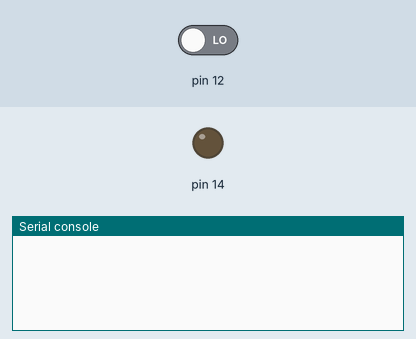
Simulated run of this program. Board: MicroPython board. Parts: output pins drawn as LEDs (lit = HIGH), the last lines printed to the serial console. The inputs (shaded band) are chosen by the test bench; at power-on: pin 12 LOW. Library files of the repository ran but are not shown: hx711.py.

Above: at 5.0 s.
5.1 s: pin 12 driven HIGH
At 5.7 s:
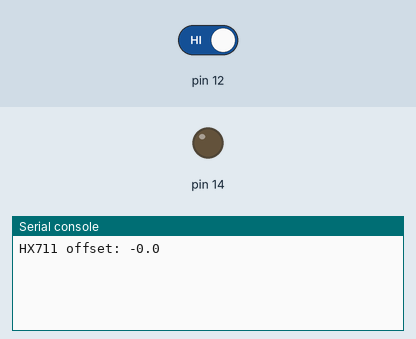
At 9.3 s:
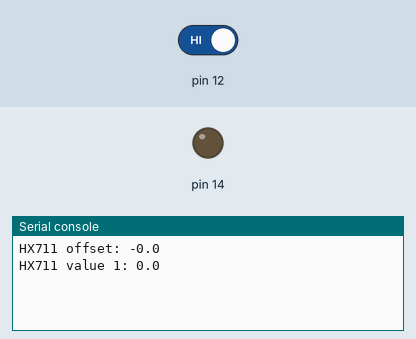

Measured:
- after the input at 5.1 s, the serial console: prints a new line at once (image 1)

The program:

main.py
```python
from machine import freq
import time
from hx711 import HX711

freq(160000000)

my_hx711 = HX711()
print("HX711 offset: %.1f" % my_hx711.offset)

count = 0
while True:
    time.sleep(3)
    count += 1
    print("HX711 value %i: %.1f" % (count, my_hx711.read()))
```
